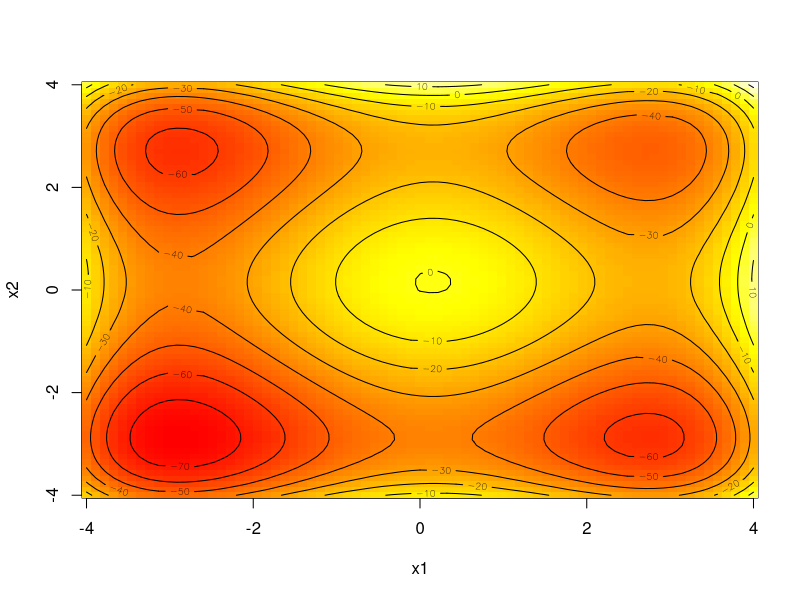
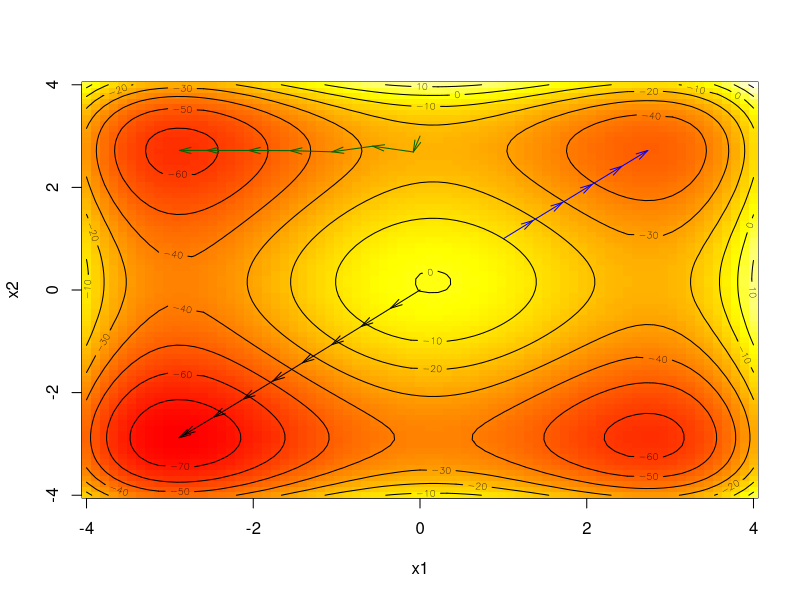
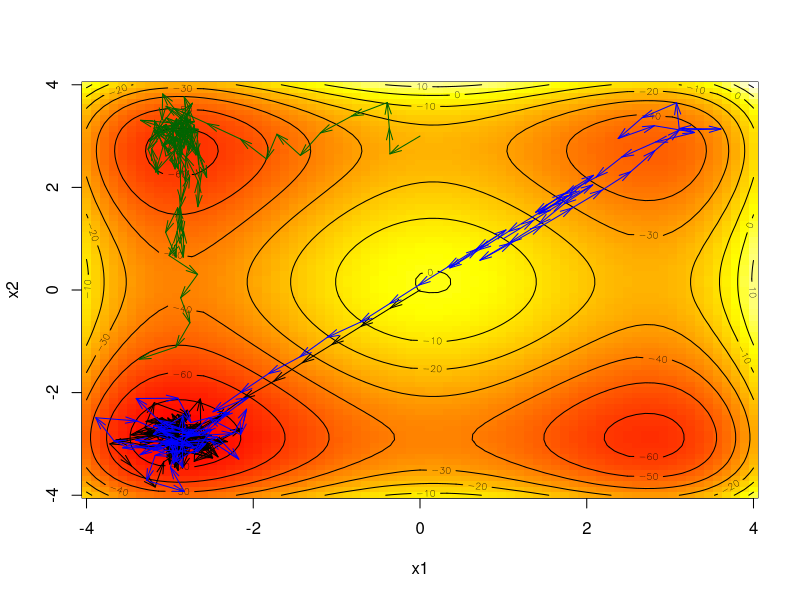
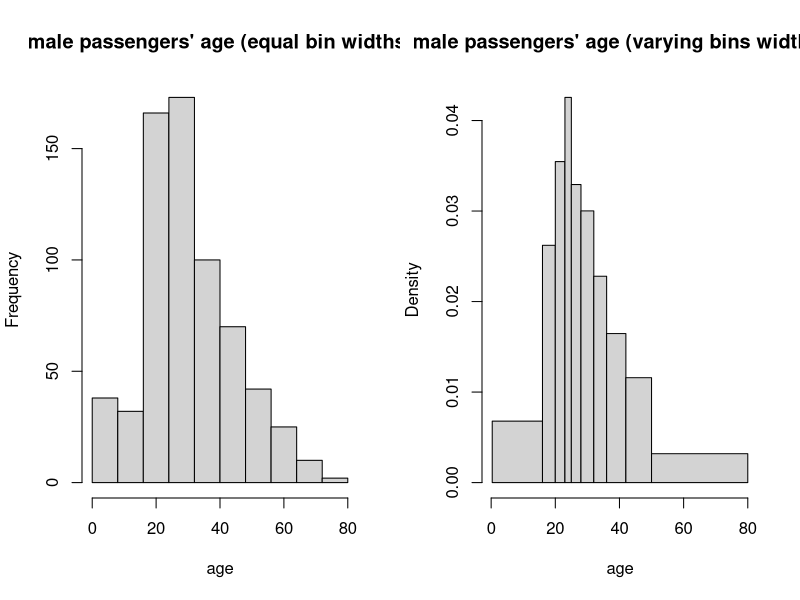
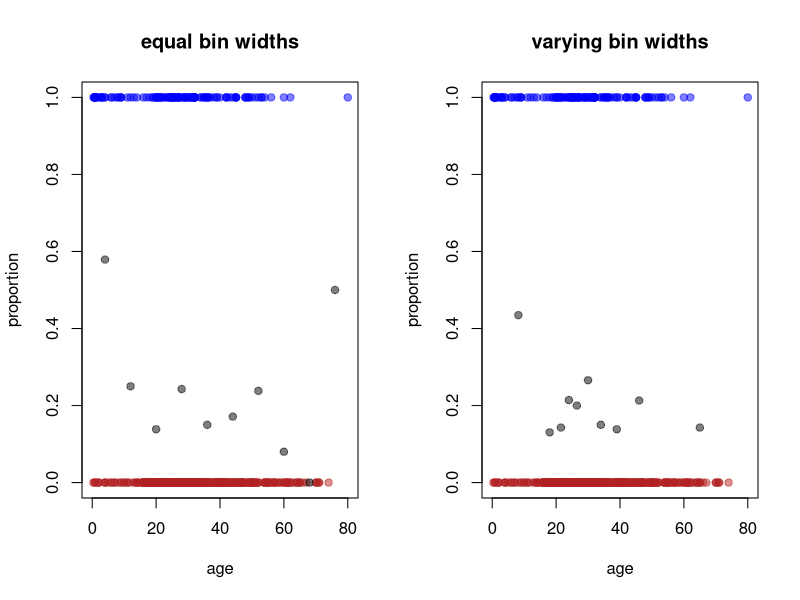
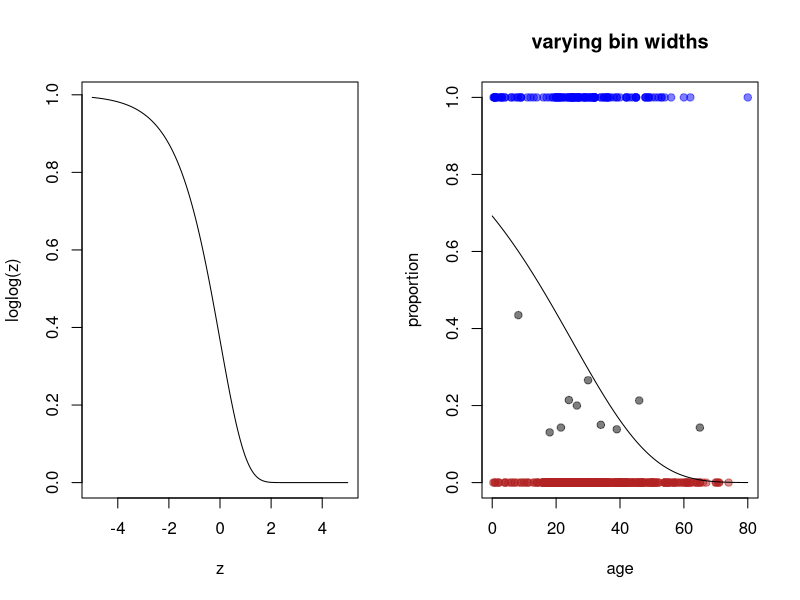
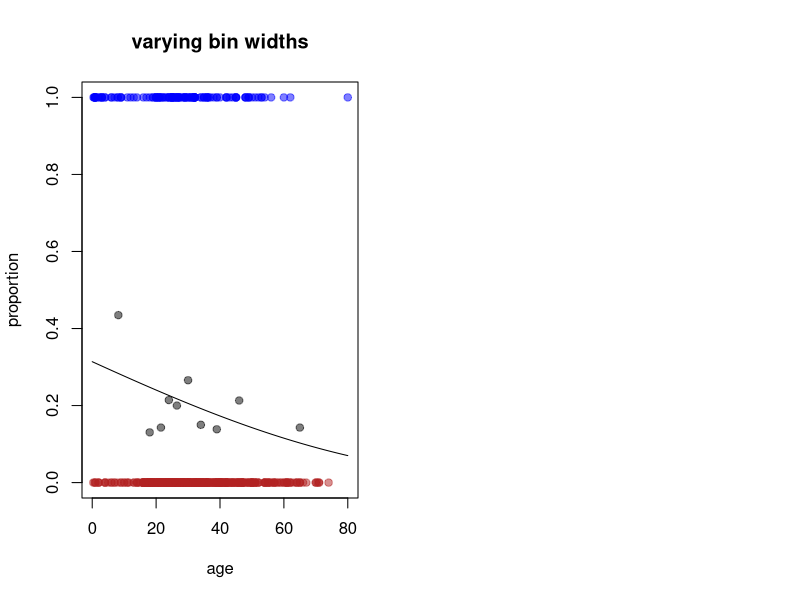

Recreate these plots in R, in order.
## ---- chunk 1
knitr::opts_chunk$set(echo = TRUE)
## ---- chunk 2
xdata = as.matrix(read.csv(file="fake_objective_fn_data.csv", header=FALSE))
dimnames(xdata)[[2]] = NULL

f <- function(x1, x2) {
  temp = 0
  for(i in 1 : nrow(xdata)) {
    temp = xdata[i,1] * x1^4 + xdata[i,2] * x1^2 + xdata[i,3] * x1 + 
      xdata[i,4] * x2^4 + xdata[i,5] * x2^2 + xdata[i,6] * x2 + temp
  }
  temp = temp / nrow(xdata)
  return(temp)
}
x1 = x2 = seq(-4,4,length=75)
z = outer(x1, x2, FUN="f")

image(x1,x2,z,col = heat.colors(100))
contour(x1,x2,z,add=T)
## ---- chunk 3
create.rho.fn <- function(pop) {
  n = nrow(pop)
  function(theta) { 
    alpha <- theta[1]
    beta <- theta[2]
    sum(pop[,1] * alpha^4 + pop[,2] * alpha^2 + pop[,3] * alpha + 
          pop[,4] * beta^4 + pop[,5] * beta^2 + pop[,6] * beta) / n
  }
}
rho <- create.rho.fn(xdata)

## ---- chunk 4
createLeastSquaresGradient <- function(pop) {
  n = nrow(pop)
  function(theta) {
    alpha <- theta[1]
    beta <- theta[2]
    1 / n * c(sum(pop[,1] * 4 * alpha^3 + pop[,2] * 2 * alpha + pop[,3]),
              sum(pop[,4] * 4 * beta^3 + pop[,5] * 2 * beta + pop[,6]))
  }
}
gradient <- createLeastSquaresGradient(xdata)
## ---- chunk 5
gradientDescent <- function(theta = 0, 
      rhoFn, gradientFn, lineSearchFn, testConvergenceFn,
      maxIterations = 100,  
      tolerance = 1E-6, relative = FALSE, 
      lambdaStepsize = 0.01, lambdaMax = 0.5 ) {
  
  converged <- FALSE
  i <- 0
  
  while (!converged & i <= maxIterations) {
    g <- gradientFn(theta) ## gradient
    glength <-  sqrt(sum(g^2)) ## gradient direction
    if (glength > 0) g <- g /glength
    
    lambda <- lineSearchFn(theta, rhoFn, g,  
                lambdaStepsize = lambdaStepsize, lambdaMax = lambdaMax)
    
    thetaNew <- theta - lambda * g
    converged <- testConvergenceFn(thetaNew, theta,
                                   tolerance = tolerance,
                                   relative = relative)
    theta <- thetaNew
    i <- i + 1
  }
  
  ## Return last value and whether converged or not
  list(theta = theta, converged = converged, iteration = i, fnValue = rhoFn(theta)
       )
}

### line searching could be done as a simple grid search
gridLineSearch <- function(theta, rhoFn, g, 
                       lambdaStepsize = 0.01, 
                       lambdaMax = 1) {
  ## grid of lambda values to search
  lambdas <- seq(from = 0, by = lambdaStepsize,  to = lambdaMax)
  
  ## line search
  rhoVals <- Map(function(lambda) {rhoFn(theta - lambda * g)}, lambdas)
  ## Return the lambda that gave the minimum
  lambdas[which.min(rhoVals)]
}

### Where testCovergence might be (relative or absolute)
testConvergence <- function(thetaNew, thetaOld, tolerance = 1E-10, relative=FALSE) {
   sum(abs(thetaNew - thetaOld)) < if (relative) tolerance * sum(abs(thetaOld)) else tolerance
}

paste('alpha = 0, beta = 0')
result1 <- gradientDescent(theta = c(0,0), 
                          rhoFn = rho, gradientFn = gradient,
                          lineSearchFn = gridLineSearch,
                          testConvergenceFn = testConvergence)
Map(function(x){if (is.numeric(x)) round(x,3) else x}, result1)

paste('alpha = 1, beta = 1')
result2 <- gradientDescent(theta = c(1,1), 
                          rhoFn = rho, gradientFn = gradient,
                          lineSearchFn = gridLineSearch,
                          testConvergenceFn = testConvergence)

Map(function(x){if (is.numeric(x)) round(x,3) else x}, result2)

paste('alpha = 0, beta = 3')
result3 <- gradientDescent(theta = c(0,3), 
                          rhoFn = rho, gradientFn = gradient,
                          lineSearchFn = gridLineSearch,
                          testConvergenceFn = testConvergence)

Map(function(x){if (is.numeric(x)) round(x,3) else x}, result3)
## ---- chunk 6
gradientDescentWithSolutionPath <- function(theta, 
      rhoFn, gradientFn, lineSearchFn, testConvergenceFn,
      maxIterations = 100,  
      tolerance = 1E-6, relative = FALSE, 
      lambdaStepsize = 0.01, lambdaMax = 0.5) {
  
  SolutionPath = matrix(NA,nrow = maxIterations + 2,ncol = length(theta))
  SolutionPath[1,] = theta
  converged <- FALSE
  i <- 0
  
  while (!converged & i <= maxIterations) {
    g <- gradientFn(theta) ## gradient
    glength <-  sqrt(sum(g^2)) ## gradient direction
    if (glength > 0) g <- g /glength
    
    lambda <- lineSearchFn(theta, rhoFn, g,  
                lambdaStepsize = lambdaStepsize, lambdaMax = lambdaMax)
    
    thetaNew <- theta - lambda * g
    converged <- testConvergenceFn(thetaNew, theta,
                                   tolerance = tolerance,
                                   relative = relative)
    theta <- thetaNew
    i <- i + 1
    SolutionPath[(i+1),] = theta
  }
  SolutionPath = SolutionPath[1:(i+1),]
  ## Return last value and whether converged or not
  list(theta = theta, converged = converged, iteration = i, fnValue = rhoFn(theta) , 
       SolutionPath = SolutionPath 
       )
}
## ---- chunk 7
Optim1 = gradientDescentWithSolutionPath(rhoFn = rho, gradientFn = gradient, theta = c(0,0),
           lineSearchFn = gridLineSearch, testConvergenceFn = testConvergence)

Optim2 = gradientDescentWithSolutionPath(rhoFn = rho, gradientFn = gradient, theta = c(1,1),
           lineSearchFn = gridLineSearch,testConvergenceFn = testConvergence)

Optim3 = gradientDescentWithSolutionPath(rhoFn = rho, gradientFn = gradient, theta = c(0,3),
           lineSearchFn = gridLineSearch,testConvergenceFn = testConvergence)

image(x1,x2,z,col = heat.colors(100))
contour(x1,x2,z,add=T )

n.arrows = dim(Optim1$SolutionPath)[1]
for(i in 1:(n.arrows-1)){
  arrows(Optim1$SolutionPath[i,1],Optim1$SolutionPath[i,2],
       Optim1$SolutionPath[(i+1),1],Optim1$SolutionPath[(i+1),2],
       length = 0.12,angle = 15)
}

n.arrows = dim(Optim2$SolutionPath)[1]
for(i in 1:(n.arrows-1)){
  arrows(Optim2$SolutionPath[i,1],Optim2$SolutionPath[i,2],
       Optim2$SolutionPath[(i+1),1],Optim2$SolutionPath[(i+1),2],
       length = 0.12,angle = 15,col='blue')
}

n.arrows = dim(Optim3$SolutionPath)[1]
for(i in 1:(n.arrows-1)){
  arrows(Optim3$SolutionPath[i,1],Optim3$SolutionPath[i,2],
       Optim3$SolutionPath[(i+1),1],Optim3$SolutionPath[(i+1),2],
       length = 0.12,angle = 15,col='darkgreen')
}
## ---- chunk 8
create.sgrad.fn <-function(pop, nsize) {
  function(theta) {
    alpha <- theta[1]
    beta <- theta[2]
    row = sample(1:nrow(pop), nsize, replace=FALSE)
    1 / nsize * c(sum(pop[row,1] * 4 * alpha^3 + pop[row,2] * 2 * alpha + pop[row,3]),
                  sum(pop[row,4] * 4 * beta^3 + pop[row,5] * 2 * beta + pop[row,6]))
  }
}
sample(xdata, 1, replace=FALSE)
## ---- chunk 9
fixedStep <- function(theta, rhoFn, g, 
                       lambdaStepsize = 0.5, 
                       lambdaMax = 1) {
  return(0.5)
}

nostop <- function(thetaNew, thetaOld, tolerance = 1E-10, relative=FALSE) {
   FALSE
}

Optim4 <- gradientDescentWithSolutionPath(theta = c(0,0), rhoFn = rho, 
          gradientFn = create.sgrad.fn(xdata, 1), lineSearchFn = fixedStep, 
          testConvergenceFn = nostop, maxIterations=100, lambdaStepsize = 0.5, tolerance = 1)

Optim5 <- gradientDescentWithSolutionPath(theta = c(1,1), rhoFn = rho, 
          gradientFn = create.sgrad.fn(xdata, 1), lineSearchFn = fixedStep, 
          testConvergenceFn = nostop, maxIterations=100, lambdaStepsize = 0.5, tolerance = 1)

Optim6 <- gradientDescentWithSolutionPath(theta = c(0,3), rhoFn = rho, 
          gradientFn = create.sgrad.fn(xdata, 1), 
          lineSearchFn = fixedStep, 
          testConvergenceFn = nostop, maxIterations=100, lambdaStepsize = 0.5, tolerance = 1)

image(x1,x2,z,col = heat.colors(100))
contour(x1,x2,z,add=T ) 

n.arrows = dim(Optim4$SolutionPath)[1]
for(i in 1:(n.arrows-1)){
  arrows(Optim4$SolutionPath[i,1],Optim4$SolutionPath[i,2],
       Optim4$SolutionPath[(i+1),1],Optim4$SolutionPath[(i+1),2],
       length = 0.12,angle = 15)
}

n.arrows = dim(Optim5$SolutionPath)[1]
for(i in 1:(n.arrows-1)){
  arrows(Optim5$SolutionPath[i,1],Optim5$SolutionPath[i,2],
       Optim5$SolutionPath[(i+1),1],Optim5$SolutionPath[(i+1),2],
       length = 0.12, angle = 15, col='blue')
}

n.arrows = dim(Optim6$SolutionPath)[1]
for(i in 1:(n.arrows-1)){
  arrows(Optim6$SolutionPath[i,1],Optim6$SolutionPath[i,2],
       Optim6$SolutionPath[(i+1),1],Optim6$SolutionPath[(i+1),2],
       length = 0.12, angle = 15,col='darkgreen')
}
## ---- chunk 10
library(carData)
data(TitanicSurvival)
Titanic = na.omit(TitanicSurvival)
Titanic = Titanic[Titanic$sex == "male",]
Titanic$survived1 = as.numeric(Titanic$survived == "yes")
## ---- chunk 11
par(mfrow = c(1, 2))
hist(Titanic$age, breaks=seq(0, max(Titanic$age), by = 8),
     xlab="age", main = "male passengers' age (equal bin widths)")
hist(Titanic$age, breaks=quantile(Titanic$age, p=seq(0, 1, length.out=11)), 
     xlab="age", main = "male passengers' age (varying bins widths)")
## ---- chunk 12
plot1a <- function(x, title) { 
plot( Titanic$age, Titanic$survived1, pch=19, 
      col=c(adjustcolor("firebrick",0.5), adjustcolor("blue", 0.5))[Titanic$survived1+1], 
      xlim=c(0,80), xlab="age", ylab="proportion", main = title)

  propx = numeric(10)
  y = as.numeric(11)
  for (i in 2:length(x)) {
    y[i - 1] = (x[i] + x[i - 1]) / 2
    propx[i-1] = mean(Titanic$survived1[Titanic$age > x[i-1] & Titanic$age <= x[i]])
  }

  points( y, propx, pch=19,  col=adjustcolor("black", 0.5) ) }

par(mfrow=c(1,2))
plot1a(seq(0, max(Titanic$age), by = 8), "equal bin widths")
plot1a(quantile(Titanic$age, p=seq(0, 1, length.out=11)), "varying bin widths")
## ---- chunk 13
searchnum <- function(lw, hi) {
  survived = length(which(lw < Titanic$age & Titanic$age <= hi & Titanic$survived1 == 1))
  total = length(which(lw < Titanic$age & Titanic$age <= hi))
  return(c(survived, total))
}

table1 = matrix(nrow = 10, ncol = 5)
table2 = matrix(nrow = 10, ncol = 5)
age1 = seq(0, max(Titanic$age), by = 8)
age2 = quantile(Titanic$age, p=seq(0, 1, length.out = 11))

for(i in 1 : 10) {
  val1 = searchnum(age1[i], age1[i + 1])
  val2 = searchnum(age2[i], age2[i + 1])
  table1[i, 1] = age1[i]
  table1[i, 2] = age1[i + 1]
  table1[i, 3] = val1[1]
  table1[i, 4] = val1[2]
  table1[i, 5] = val1[1] / val1[2]
  table2[i, 1] = age2[i]
  table2[i, 2] = age2[i + 1]
  table2[i, 3] = val2[1]
  table2[i, 4] = val2[2]
  table2[i, 5] = val2[1] / val2[2]
}
par(mfrow = c(1, 2))
paste("equal bin widths")
table1
paste("varying bin widths")
table2
## ---- chunk 14
loglog <- function(z) {
  return(exp(-exp(z)))
}
z = seq(-5,5,.01)
plot(z,loglog(z), type='l')
## ---- chunk 15
plot1a(quantile(Titanic$age, p=seq(0, 1, length.out=11)), "varying bin widths")

z = seq(0, 80, .1)
lines( z, loglog( -1 + 0.04*z  ) )
## ---- chunk 16
createObjBinary <- function(x,y) {
  ## local variable
  xbar <- mean(x)
  ## Return this function
  function(theta) { 
    alpha <- theta[1]
    beta <- theta[2]
    y.hat = alpha + beta * (x - xbar)
    pi = loglog(y.hat)

    -1*sum( y*log(pi/(1-pi)) + log(1-pi)  )
  }
}
## ---- chunk 17
createBinaryLogisticGradient <- function(x,y) {
  ## local variables
  xbar <- mean(x)
  ybar <- mean(y)
  N <- length(x)
  
  function(theta) {
    alpha <- theta[1]
    beta <- theta[2]
    y.hat = alpha + beta * (x - xbar)
    pi = loglog(y.hat)
    resids = y - pi

    -1*c( sum(resids / (1 - pi) * log(pi)),  sum( (x - xbar) * resids / (1 - pi) * log(pi))  )
  }
}
## ---- chunk 18
gradient <- createBinaryLogisticGradient(Titanic$age, Titanic$survived1) 
rho <- createObjBinary(Titanic$age, Titanic$survived1)

result <- gradientDescent(theta = c(0, 0), 
                          rhoFn = rho, gradientFn = gradient,
                          lineSearchFn = gridLineSearch,
                          testConvergenceFn = testConvergence,
                          lambdaStepsize = 0.0001, 
                          lambdaMax = 0.01,  
                          maxIterations = 10^5)
### Print the results
Map(function(x){if (is.numeric(x)) round(x,3) else x}, result)
## ---- chunk 19
result <- gradientDescent(theta = c(0.2051672, 0), 
                          rhoFn = rho, gradientFn = gradient,
                          lineSearchFn = gridLineSearch,
                          testConvergenceFn = testConvergence,
                          lambdaStepsize = 0.0001, 
                          lambdaMax = 0.01,  
                          maxIterations = 10^5)
### Print the results
result
## ---- chunk 20
plot1a(quantile(Titanic$age, p=seq(0, 1, length.out=11)), "varying bin widths")

z = seq(0, 80, .1)
lines( z, loglog(result[1]$theta[1] + result[1]$theta[2]*(z - mean(Titanic$age))) )
## ---- chunk 21
x = quantile(Titanic$age, p=seq(0, 1, length.out=11))
propx1 = loglog(result[1]$theta[1] + result[1]$theta[2]*(x[-11] - mean(Titanic$age)))
propx1 = cbind(propx1[2], table2[,5])
propx1
## ---- chunk 22
val = (log(-log(1 / 2)) - result[1]$theta[1]) / result[1]$theta[2]
val + mean(Titanic$age)
